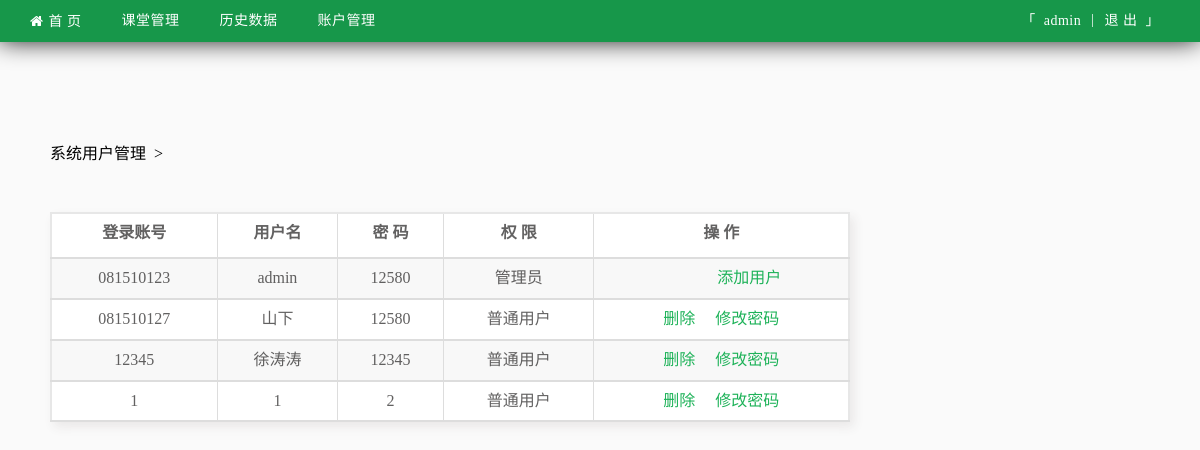
Screenshot of /admin/index.php?user_manage=true (signed in) with the database file from the repository.
### tables this page shows
CREATE TABLE `physics_user` (
  `uid` int(10) NOT NULL,
  `level` char(1) NOT NULL,
  `number` varchar(20) NOT NULL,
  `name` varchar(20) NOT NULL,
  `password` varchar(40) NOT NULL,
  `cur_course` int(2) DEFAULT NULL,
  `pwd` varchar(30) NOT NULL
);

### admin/function/database.class.php (called while the page is built, shortened)
<?php
class database{
	private $db;
	private $tablePrefix = 'physics';
	function __construct($name=null){
		$this->db = new mysqli(HOSTNAME,HOSTUSER,HOSTPWD,HOSTDB);
		$this->db->query('set names utf8');
	}
	function user_manage(){
		$sql = "SELECT * FROM `{$this->tablePrefix}_user`";
		$result = $this->db->query($sql);
		return  $result;
	}
}

### admin/function/common.php (the view, shortened to what this page needs)
<?php
	include_once dirname(__FILE__).'/database.class.php';
 	function user_manage(){
 		$obj = new database();
 		$result = $obj->user_manage();
 		$out = "";
 		while( $data = $result->fetch_assoc()){
 			if($data['level']=='2') $level = '普通用户';
 			else if($data['level']=='1') $level = '管理员';
	 		$out .= "
				<tr>
					<td>".$data['number']."</td>
					<td id='user_name'>".$data['name']."</td>
					<td>".$data['pwd']."</td>
					<td>".$level."</td>";
			if($data['level']=='1'){
				 $out .= "
			    	<td>
						<a href='javascript:void(0)'  onclick='add_user()' style='margin-left: 56px'>添加用户</a>
					</td>";
			}else if($data['level']=='2'){
			    $out .= "
			    	<td>
						<a href='javascript:void(0)'  onclick='admin_delete_user(this)'>删除</a>
						&nbsp;&nbsp;&nbsp;
						<a href='javascript:void(0)' onclick='admin_change_pwd(this)'>修改密码</a>
					</td>";
			}
			$out .= "</tr>";
		}
		return $out;
 	}
?>

### admin/index.php (shortened to what this page needs)
<?php
	if( !$_SESSION['user_name']){
		header('Location:./login.php');
	}else{
		if(isset($_GET['exp_name'])){
			if( isset($_GET['parameter_setting']) && $_GET['parameter_setting']=='true'){
				include'./templates/default/parameter_setting.php';
			}else{
				include './templates/default/experiment.php';
			}
		}else if(isset($_GET['search'])){
			include './templates/default/search.php';
		}else if(isset($_GET['user_manage']) && $_GET['user_manage']=='true'){
			include './templates/default/user_manage.php';
		}else{
			include './templates/default/index.php';
		}
	}

### admin/templates/default/include/header.php (shortened to what this page needs)
<!DOCTYPE html>
<html lang="zh-cn">
<head>
	<?php echo "<link rel='stylesheet' type='text/css' href='./templates/default/css/style.css'>";?>
	<?php echo "<link rel='stylesheet' href='./templates/default/css/font-awesome-4.7.0/css/font-awesome.min.css'>";?>
</head>
<body>
	<div class="header">
		<div class="nav">
		<?php
			echo "<ul class='nav_list'";
			if(defined('index')) echo "style='margin-left: 0'";
			echo ">";
		?>
				<li><a class="fa fa-home" href="./index.php">首 页</a></li>
				<li class="trigger_dropdown">
					<a href="javascript:void(0)">课堂管理</a>
				</li>
				<li class='trigger_dropdown'>
					<a>历史数据</a>
				</li>
				<li class='trigger_dropdown'>
					<a>账户管理</a>
				</li>
			</ul>
		<?php
			echo "<ul class='nav_option'";
			if(defined('index')) echo"style='margin-right: 0'";
			echo ">";
		?>
				<li><a href="./logout.php">退 出 &nbsp;」</a></li>
				<li><span class="symbol-item">|</span></li>
				<?php echo "<li><a name=".$_SESSION['uid']." id='uid'>「 &nbsp;".$_SESSION['user_name']."</a>";?>
				<?php echo"</li>";?>
			</ul>
		</div>
	</div>

### admin/templates/default/user_manage.php (shortened to what this page needs)
<?php
	require dirname(__FILE__).'/../../function/database.class.php';
	require dirname(__FILE__).'/../../function/common.php';
	include dirname(__FILE__).'/include/header.php';
?>
<!DOCTYPE html>
<html lang="en">
<head>
</head>
<body>
	<div class="container">
		系统用户管理 &nbsp;><br><br>
		<div>
			<table class='table-search-result table-user-manage'>
				<thead>
					<tr>
						<th>登录账号</th>
						<th>用户名</th>
						<th>密 码</th>
						<th>权 限</th>
						<th>操 作</th>
					</tr>
				</thead>
				<tbody>
					<?php echo user_manage();?>
				</tbody>
		 	</table>
		</div>
	</div>
</body>
</html>

### admin/templates/default/css/style.css (style rules this page uses)
html { width: 100%; height: 100%; }
body { margin: 0; padding :0; padding-top: 40px; background: #fafafa; }
.header { position: fixed; top: 0; left: 0; width: 100%; background: #17974a; box-shadow: -1px -2px 26px #000; z-index: 9; }
.nav { position: relative; width: 1080px; margin: 0 auto; padding-right: 40px; height: 42px; font-size: 14px; letter-spacing: 0.5px; color: #fff; }
ul.nav_list { position: relative; float: left; margin: 0; padding: 0; list-style: none; margin-left: -30px; }
ul.nav_list li { float: left; }
ul.nav_list a { display: block; margin: 0; padding: 0 20px; height: 42px; line-height: 42px; color: #fff; text-decoration: none; }
ul.nav_list a:before { margin-right: 5px; }
ul.nav_option { float: right; margin: 0; padding: 0; list-style: none; margin-right: -50px }
ul.nav_option li { float: right; }
ul.nav_option a { display: block; margin: 0; padding: 0 10px; height: 42px; line-height: 42px; color: #fff; text-decoration: none; }
ul.nav_option .symbol-item { line-height: 40px; }
.container { position:relative; margin: 100px auto; width: 1100px; z-index: 2; }
table.table-search-result { width: 800px; border-spacing: 0; border-collapse: collapse; border:2px solid #e7e7e7; margin-left: 0; margin-top: 30px; box-shadow: 4px 5px 10px #eae8e8; }
table.table-search-result th, table.table-search-result td { padding: 8px; background-color: #fff; font-size: 16px; color: rgba(21, 20, 20, 0.67); line-height: 1.42857143; border: 1px solid #ddd; border-bottom-width: 2px; vertical-align: top; text-align: center; }
table.table-search-result > thead > tr { height: 45px; }
table.table-search-result > tbody > tr:nth-child(odd) > td { background-color: rgb(248, 248, 248); }
.table-user-manage a { text-decoration: none; color: rgb(29, 178, 88); }

### rows the page displays
physics_user: number "081510123", name "admin", pwd "12580", level "管理员", shows "添加用户"
physics_user: number "081510127", name "山下", pwd "12580", level "普通用户", shows "删除"
physics_user: number "12345", name "徐涛涛", pwd "12345", level "普通用户", shows "删除"
physics_user: number "1", name "1", pwd "2", level "普通用户", shows "删除"

### other values shown
$_SESSION['user_name'] "admin"
